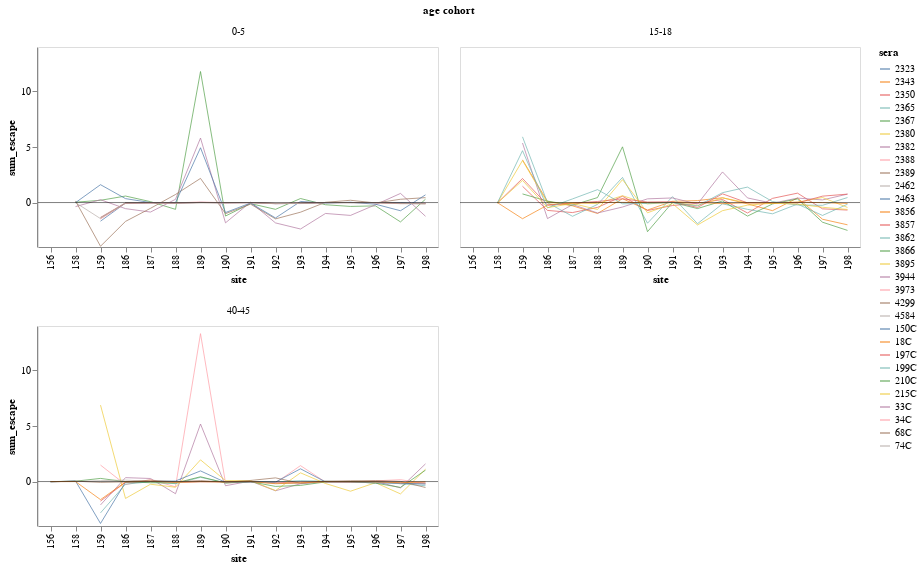

The code cell stored with this chart in its notebook:
### Code cell
sera_names = [ped_sera_names, teen_sera_names, adult_sera_names]

plot_agg_escape(filtered_models, sera_names, b_sites, 'sum')

### Figure 1 — Vega-Lite specification as saved in the notebook (floating-point values rounded to 4 significant figures; data arrays with more than 128 entries replaced by an {"elided": "..."} marker saying what was removed)
{"config": {"view": {"continuousWidth": 300, "continuousHeight": 300}, "axis": {"grid": false}}, "data": {"name": "data-8ab681a26a2f7240d33ad0eaa37c555c"}, "facet": {"field": "age_group", "title": "age cohort", "type": "nominal"}, "spec": {"layer": [{"mark": {"type": "line", "opacity": 0.7, "size": 1}, "encoding": {"color": {"field": "serum", "legend": {"orient": "right", "title": "sera"}, "type": "nominal"}, "x": {"field": "site", "title": "site", "type": "nominal"}, "y": {"field": "escape", "title": "sum_escape", "type": "quantitative"}}}, {"data": {"name": "data-06fd9f850666401b4599de5588b60692"}, "mark": {"type": "rule", "opacity": 0.5}, "encoding": {"y": {"field": "y", "type": "quantitative"}}}], "height": 200, "width": 400}, "columns": 2, "resolve": {"axis": {"x": "independent"}}, "$schema": "https://vega.github.io/schema/vega-lite/v5.6.1.json", "datasets": {"data-8ab681a26a2f7240d33ad0eaa37c555c": {"elided": "440 records"}, "data-06fd9f850666401b4599de5588b60692": [{"y": 0}]}}
